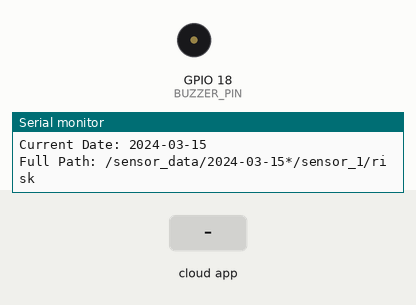
A sketch run on a simulated ESP32. On the bench: buzzer (waves = sounding), the last lines printed to the serial monitor. Inputs (shaded band) come from the test bench. WiFi joins after 1.5 s; servers stay silent unless stated; a WiFi scan finds three made-up networks; network time is answered at once with the bench clock; the local clock reads 2024-03-15 10:24:30 at power-on unless the sketch sets it; the Firebase database answers and starts empty.

Above: at 5.2 s.
5.3 s: the phone or cloud app sets risk to 100
At 5.9 s:
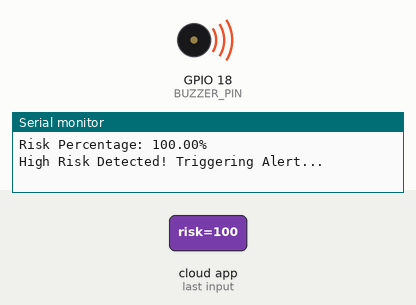
Timing chart, 0 to 12.8 s (numbered marks = the images above; inputs shaded):
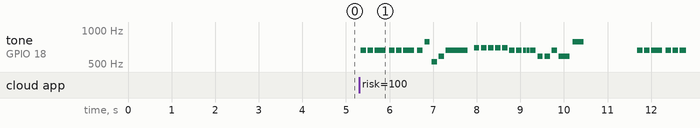

Measured:
- after the input at 5.3 s, tone on GPIO 18 (BUZZER_PIN): plays 659 Hz for 0.12 s, 659 Hz for 0.12 s, 659 Hz for 0.25 s, 659 Hz for 0.12 s, 659 Hz for 0.12 s, 659 Hz for 0.25 s … (32 notes in this stretch), starting at once

The sketch:

ESP32.ino
```cpp
#include <vector>
#include "pitches.h"
#include <WiFi.h>
#include <Firebase_ESP_Client.h>
#include <NTPClient.h>
#include <WiFiUdp.h>

// Provide the token generation process info
#include "addons/TokenHelper.h"
// Provide the RTDB payload printing info
#include "addons/RTDBHelper.h"

// WiFi Configuration
#define WIFI_SSID "Bin"
#define WIFI_PASSWORD "matkhaunhucu"

// Firebase Configuration
#define API_KEY "AIzaSyBeNKymDI7abdj6Hj6YVHWqPU4QoIA8Kac"
#define DATABASE_URL "https://landslide-7cf2a-default-rtdb.firebaseio.com/"
#define USER_EMAIL "tuleanh2162008@gmail.com"
#define USER_PASSWORD "latdtntg1234"

// Piezo Buzzer Pin
#define BUZZER_PIN 18  // Change this to the GPIO pin connected to your piezo buzzer

// Firebase objects
FirebaseData fbdo;
FirebaseAuth auth;
FirebaseConfig config;

// NTP Client for time
WiFiUDP ntpUDP;
NTPClient timeClient(ntpUDP, "pool.ntp.org");

// notes in the melody:
int melody[] = {
  NOTE_E5, NOTE_E5, NOTE_E5,
  NOTE_E5, NOTE_E5, NOTE_E5,
  NOTE_E5, NOTE_G5, NOTE_C5, NOTE_D5,
  NOTE_E5,
  NOTE_F5, NOTE_F5, NOTE_F5, NOTE_F5,
  NOTE_F5, NOTE_E5, NOTE_E5, NOTE_E5, NOTE_E5,
  NOTE_E5, NOTE_D5, NOTE_D5, NOTE_E5,
  NOTE_D5, NOTE_G5
};

// note durations: 4 = quarter note, 8 = eighth note, etc, also called tempo:
int noteDurations[] = {
  8, 8, 4,
  8, 8, 4,
  8, 8, 8, 8,
  2,
  8, 8, 8, 8,
  8, 8, 8, 16, 16,
  8, 8, 8, 8,
  4, 4
};

void setup() {
  // Initialize Serial communication
  Serial.begin(115200);

  // Add a small delay to ensure Serial is ready
  delay(2000);

  // Print initial connection message
  Serial.println("Starting WiFi Connection...");
  Serial.print("SSID: ");
  Serial.println(WIFI_SSID);

  // Connect to WiFi with error handling
  WiFi.begin(WIFI_SSID, WIFI_PASSWORD);

  // Scan for debugging
  int n = WiFi.scanNetworks();
  Serial.println("Scanning for networks...");
  for (int i = 0; i < n; ++i) {
    Serial.println(WiFi.SSID(i));
  }

  // Increased timeout and more verbose logging
  int attempts = 0;
  while (WiFi.status() != WL_CONNECTED) {
    delay(500);
    Serial.print(".");
    attempts++;

    // Print WiFi status for debugging
    switch(WiFi.status()) {
      case WL_IDLE_STATUS:
        Serial.println("\nWiFi in idle state");
        break;
      case WL_NO_SSID_AVAIL:
        Serial.println("\nNo SSID Available!");
        break;
      case WL_CONNECT_FAILED:
        Serial.println("\nConnection Failed!");
        break;
    }
  }

  if (WiFi.status() == WL_CONNECTED) {
    Serial.println("\nWiFi Connected!");
    Serial.print("IP Address: ");
    Serial.println(WiFi.localIP());
  }

  // Set buzzer pin as output
  pinMode(BUZZER_PIN, OUTPUT);

  // Initialize NTP Client
  timeClient.begin();
  timeClient.setTimeOffset(7 * 3600);  // Adjust for your timezone (e.g., UTC+7 for Vietnam)

  /* Assign the api key (required) */
  config.api_key = API_KEY;

  /* Assign the RTDB URL (required) */
  config.database_url = DATABASE_URL;

  // Authentication
  auth.user.email = USER_EMAIL;
  auth.user.password = USER_PASSWORD;

  /* Assign the callback function for the long running token generation task */
  config.token_status_callback = tokenStatusCallback;

  Firebase.begin(&config, &auth);
  Firebase.reconnectWiFi(true);

  /* Check connect of Firebase*/
  if (Firebase.ready()) Serial.println("Connected to Firebase successfully");
  else Serial.println("Failed to connect to Firebase");
}

void loop() {
  // Get the current date
  String currentDate = getCurrentDate();
  Serial.println("Current Date: " + currentDate);

  // Full path to the sensor data
  String fullPath = "/sensor_data/" + currentDate + "*/sensor_1/risk";
  Serial.println("Full Path: " + fullPath);

  // Variable to store risk percentage
  float riskPercentage = 0.0;

  // Read risk percentage from Firebase
  if (Firebase.RTDB.getFloat(&fbdo, fullPath)) {
    riskPercentage = fbdo.floatData();
    Serial.print("Risk Percentage: ");
    Serial.print(riskPercentage);
    Serial.println("%");

    // Check if risk is 70% or higher
    if (riskPercentage >= 70.0) {
      Serial.println("High Risk Detected! Triggering Alert...");
      triggerRiskAlert();
    } else {
      // Turn off buzzer if risk is below threshold
      digitalWrite(BUZZER_PIN, LOW);
      Serial.println("Risk is below threshold.");
    }
  } else {
    Serial.println("Failed to get risk data");
    Serial.println(fbdo.errorReason());
  }

  // Wait before next check
  delay(1000);  // Check every 1 seconds
}

// Get current date in YYYY-MM-DD format
String getCurrentDate() {
  // Use NTP client to get current date
  timeClient.update();
  time_t epochTime = timeClient.getEpochTime();
  struct tm *ptm = gmtime(&epochTime);

  char buffer[11];
  snprintf(buffer, sizeof(buffer), "%04d-%02d-%02d",
           ptm->tm_year + 1900, ptm->tm_mon + 1, ptm->tm_mday);

  return String(buffer);
}

// Trigger risk alert with buzzer
void triggerRiskAlert() {
  // iterate over the notes of the melody:
  int size = sizeof(noteDurations) / sizeof(int);

  for (int thisNote = 0; thisNote < size; thisNote++) {
    // to calculate the note duration, take one second divided by the note type.
    //e.g. quarter note = 1000 / 4, eighth note = 1000/8, etc.
    int noteDuration = 1000 / noteDurations[thisNote];

    // Play the tone
    tone(BUZZER_PIN, melody[thisNote], noteDuration);

    // to distinguish the notes, set a minimum time between them.
    // the note's duration + 30% seems to work well:
    int pauseBetweenNotes = noteDuration * 1.30;
    delay(pauseBetweenNotes);

    // stop the tone playing:
    noTone(BUZZER_PIN);
  }

  Serial.println("Risk Alert Melody Completed!");
}
```

pitches.h
```cpp
/*************************************************
 * Public Constants
 *************************************************/

#define NOTE_B0  31
#define NOTE_C1  33
#define NOTE_CS1 35
#define NOTE_D1  37
#define NOTE_DS1 39
#define NOTE_E1  41
#define NOTE_F1  44
#define NOTE_FS1 46
#define NOTE_G1  49
#define NOTE_GS1 52
#define NOTE_A1  55
#define NOTE_AS1 58
#define NOTE_B1  62
#define NOTE_C2  65
#define NOTE_CS2 69
#define NOTE_D2  73
#define NOTE_DS2 78
#define NOTE_E2  82
#define NOTE_F2  87
#define NOTE_FS2 93
#define NOTE_G2  98
#define NOTE_GS2 104
#define NOTE_A2  110
#define NOTE_AS2 117
#define NOTE_B2  123
#define NOTE_C3  131
#define NOTE_CS3 139
#define NOTE_D3  147
#define NOTE_DS3 156
#define NOTE_E3  165
#define NOTE_F3  175
#define NOTE_FS3 185
#define NOTE_G3  196
#define NOTE_GS3 208
#define NOTE_A3  220
#define NOTE_AS3 233
#define NOTE_B3  247
#define NOTE_C4  262
#define NOTE_CS4 277
#define NOTE_D4  294
#define NOTE_DS4 311
#define NOTE_E4  330
#define NOTE_F4  349
#define NOTE_FS4 370
#define NOTE_G4  392
#define NOTE_GS4 415
#define NOTE_A4  440
#define NOTE_AS4 466
#define NOTE_B4  494
#define NOTE_C5  523
#define NOTE_CS5 554
#define NOTE_D5  587
#define NOTE_DS5 622
#define NOTE_E5  659
#define NOTE_F5  698
#define NOTE_FS5 740
#define NOTE_G5  784
#define NOTE_GS5 831
#define NOTE_A5  880
#define NOTE_AS5 932
#define NOTE_B5  988
#define NOTE_C6  1047
#define NOTE_CS6 1109
#define NOTE_D6  1175
#define NOTE_DS6 1245
#define NOTE_E6  1319
#define NOTE_F6  1397
#define NOTE_FS6 1480
#define NOTE_G6  1568
#define NOTE_GS6 1661
#define NOTE_A6  1760
#define NOTE_AS6 1865
#define NOTE_B6  1976
#define NOTE_C7  2093
#define NOTE_CS7 2217
#define NOTE_D7  2349
#define NOTE_DS7 2489
#define NOTE_E7  2637
#define NOTE_F7  2794
#define NOTE_FS7 2960
#define NOTE_G7  3136
#define NOTE_GS7 3322
#define NOTE_A7  3520
#define NOTE_AS7 3729
#define NOTE_B7  3951
#define NOTE_C8  4186
#define NOTE_CS8 4435
#define NOTE_D8  4699
#define NOTE_DS8 4978
```
